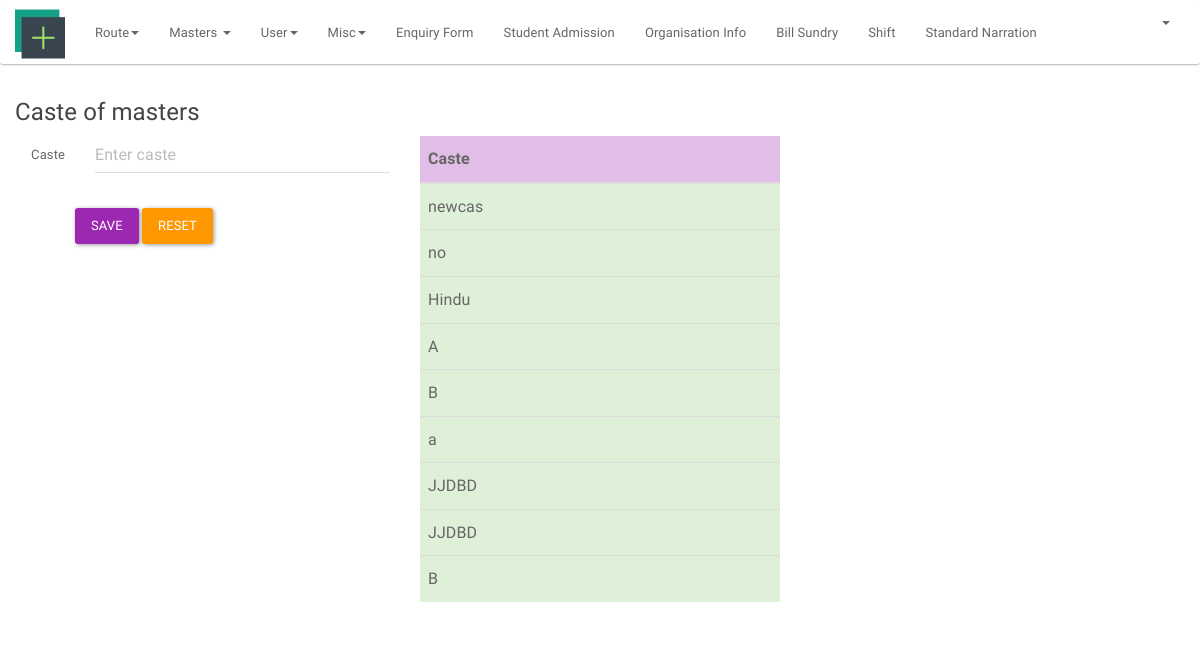
Before: /index.php/admin/masters_caste with the older database file.
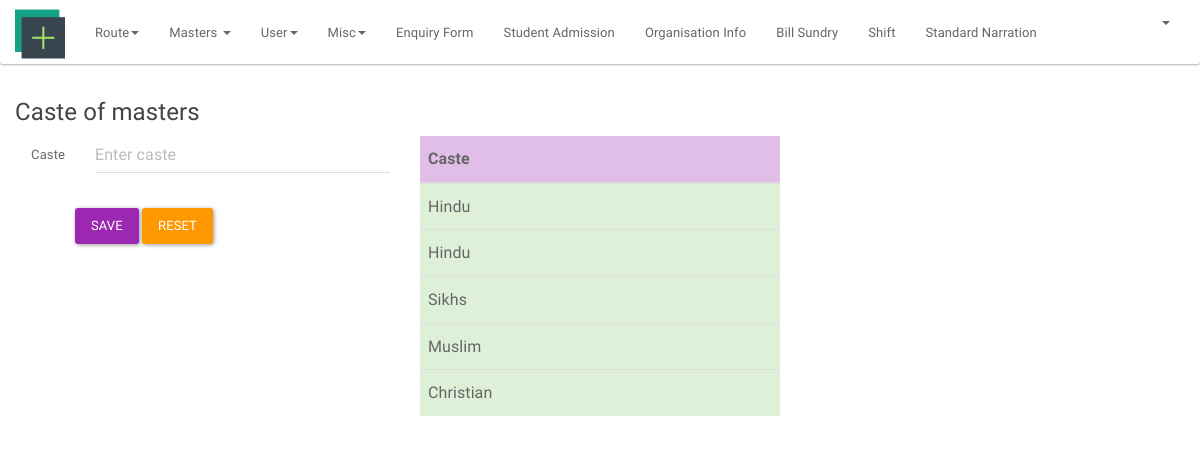
After: the same page with the newer database file.
### tables this page shows
CREATE TABLE `caste` (
  `caste_id` int(3) NOT NULL,
  `caste_name` varchar(20) NOT NULL
);

### application/core/MY_Controller.php (called while the page is built, shortened)
<?php
class MY_Controller extends CI_Controller{
    public function insert_genric($form_validation,$table_name,$view,$field)
    {
        if ($this->form_validation->run($form_validation)) {
            $this->load->model('add_model', 'am');
            $post = $this->input->post();
            unset($post['submit']);
            if ($this->am->insert_data($table_name,$post)) {
                $this->load->model('get_model', 'gm');
                $array = $this->gm->get_list($field,$table_name);
                $this->load->view('private/'.$view,['view'=>$array]);
            } else {
                echo 'Query failed in inserting record';
            }
        } else {
            $this->load->model('get_model', 'gm');
            $array = $this->gm->get_list($field,$table_name);
            $this->load->view('private/'.$view,['view'=>$array]);
        }
    }
}

### application/controllers/admin.php (called while the page is built, shortened)
<?php
class Admin extends MY_Controller
{
    public function masters_caste()
    {
        $form_validation='caste';
        $table_name='caste';
        $view='admin/masters/caste';
        $field='caste_name';
        $this->insert_genric($form_validation,$table_name,$view,$field);
    }
}

### index.php (called while the page is built, shortened)
<?php
require_once BASEPATH.'core/CodeIgniter.php';

### application/models/get_model.php (called while the page is built, shortened)
<?php
class Get_model extends MY_Model
{
    public function get_list($field,$table_name)
    {
        $query = $this->db->select($field)->get($table_name);
        $res = $query->result();
        $array=json_decode(json_encode($res),true);
        return $array;
    }
}

### application/views/private/admin/masters/caste.php (the view, shortened to what this page needs)
<div class="container">
    <div class="row">
        <h4>Caste of masters</h4>
        <div class="col-lg-4">
            <?php echo form_open('admin/masters_caste', ['class' => 'form-horizontal']); ?>
            <div class="form-group">
                <label for="inputText" class="col-lg-2 control-label">Caste</label>
                <div class="col-lg-10">
                    <?php echo form_input(['name' => 'caste_name', 'class' => 'form-control',
                        'placeholder' => 'Enter caste',
                        'value' => set_value('caste_name')]);
                    ?>
                </div>
            </div>
            <?php echo form_submit(['name' => 'submit', 'value' => 'Save', 'class' => 'btn btn-info',
                'style' => 'margin-left:45px; margin-top:20px;']),
            form_reset(['name' => 'reset', 'value' => 'reset', 'class' => 'btn btn-warning',
                'style' => 'margin-top:20px;']); ?>
        </div>
            <div class="col-lg-4">
            <table class="table table-hover ">
                <thead>
                <tr class="info">
                    <th>Caste</th>
                </tr>
                </thead>
                <tbody>
                <?php
                        foreach ($view as $caste){
                            echo "<tr class='success'><td>".$caste['caste_name'].'<br>'."</td></tr>";
                        }
                        ?>
                </tbody>
            </table>
            <?php echo form_open('admissions/masters_caste_del', ['class' => 'form-horizontal']); ?>
            <div class="form-group">
                <div class="col-lg-12">
                </div>
            </div>
        </div>
    </div>
</div>

Changed rows visible on the page:
removed caste: caste_name "newcas"
removed caste: caste_name "no"
removed caste: caste_name "A"
removed caste: caste_name "B"
removed caste: caste_name "a"
removed caste: caste_name "JJDBD"
removed caste: caste_name "JJDBD"
removed caste: caste_name "B"
added caste: caste_name "Hindu"
added caste: caste_name "Sikhs"
added caste: caste_name "Muslim"
added caste: caste_name "Christian"
